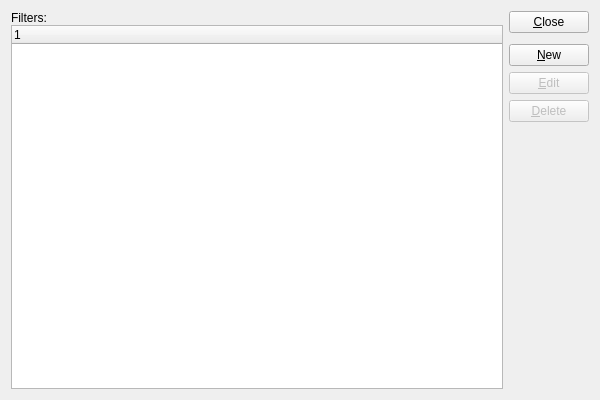
<?xml version="1.0" encoding="UTF-8"?>
<ui version="4.0">
 <comment>This file is part of the xTuple ERP: PostBooks Edition, a free and
open source Enterprise Resource Planning software suite,
Copyright (c) 1999-2018 by OpenMFG LLC, d/b/a xTuple.
It is licensed to you under the Common Public Attribution License
version 1.0, the full text of which (including xTuple-specific Exhibits)
is available at www.xtuple.com/CPAL.  By using this software, you agree
to be bound by its terms.</comment>
 <class>dynamicfilters</class>
 <widget class="QWidget" name="dynamicfilters">
  <property name="geometry">
   <rect>
    <x>0</x>
    <y>0</y>
    <width>600</width>
    <height>400</height>
   </rect>
  </property>
  <property name="windowTitle">
   <string>Dynamic Filters</string>
  </property>
  <layout class="QGridLayout" name="gridLayout">
   <item row="0" column="0">
    <layout class="QVBoxLayout">
     <property name="spacing">
      <number>0</number>
     </property>
     <item>
      <widget class="QLabel" name="_filtersLit">
       <property name="text">
        <string>Filters:</string>
       </property>
      </widget>
     </item>
     <item>
      <widget class="XTreeWidget" name="_filters">
       <property name="sizePolicy">
        <sizepolicy hsizetype="Expanding" vsizetype="Expanding">
         <horstretch>0</horstretch>
         <verstretch>0</verstretch>
        </sizepolicy>
       </property>
      </widget>
     </item>
    </layout>
   </item>
   <item row="0" column="1">
    <layout class="QVBoxLayout" name="verticalLayout">
     <item>
      <widget class="QPushButton" name="_close">
       <property name="text">
        <string>&amp;Close</string>
       </property>
      </widget>
     </item>
     <item>
      <spacer name="verticalSpacer">
       <property name="orientation">
        <enum>Qt::Vertical</enum>
       </property>
       <property name="sizeType">
        <enum>QSizePolicy::Preferred</enum>
       </property>
       <property name="sizeHint" stdset="0">
        <size>
         <width>20</width>
         <height>5</height>
        </size>
       </property>
      </spacer>
     </item>
     <item>
      <widget class="QPushButton" name="_new">
       <property name="text">
        <string>&amp;New</string>
       </property>
      </widget>
     </item>
     <item>
      <widget class="QPushButton" name="_edit">
       <property name="enabled">
        <bool>false</bool>
       </property>
       <property name="text">
        <string>&amp;Edit</string>
       </property>
      </widget>
     </item>
     <item>
      <widget class="QPushButton" name="_delete">
       <property name="enabled">
        <bool>false</bool>
       </property>
       <property name="text">
        <string>&amp;Delete</string>
       </property>
      </widget>
     </item>
     <item>
      <spacer name="Spacer270">
       <property name="orientation">
        <enum>Qt::Vertical</enum>
       </property>
       <property name="sizeType">
        <enum>QSizePolicy::Expanding</enum>
       </property>
       <property name="sizeHint" stdset="0">
        <size>
         <width>20</width>
         <height>20</height>
        </size>
       </property>
      </spacer>
     </item>
    </layout>
   </item>
  </layout>
 </widget>
 <layoutdefault spacing="6" margin="11"/>
 <customwidgets>
  <customwidget>
   <class>XTreeWidget</class>
   <extends>QTreeWidget</extends>
   <header>xtreewidget.h</header>
   <container>1</container>
  </customwidget>
 </customwidgets>
 <tabstops>
  <tabstop>_form</tabstop>
  <tabstop>_new</tabstop>
  <tabstop>_edit</tabstop>
  <tabstop>_delete</tabstop>
  <tabstop>_close</tabstop>
 </tabstops>
 <resources/>
 <connections>
  <connection>
   <sender>_form</sender>
   <signal>valid(bool)</signal>
   <receiver>_delete</receiver>
   <slot>setEnabled(bool)</slot>
   <hints>
    <hint type="sourcelabel">
     <x>20</x>
     <y>20</y>
    </hint>
    <hint type="destinationlabel">
     <x>20</x>
     <y>20</y>
    </hint>
   </hints>
  </connection>
  <connection>
   <sender>_form</sender>
   <signal>itemSelected(int)</signal>
   <receiver>_edit</receiver>
   <slot>animateClick()</slot>
   <hints>
    <hint type="sourcelabel">
     <x>20</x>
     <y>20</y>
    </hint>
    <hint type="destinationlabel">
     <x>20</x>
     <y>20</y>
    </hint>
   </hints>
  </connection>
  <connection>
   <sender>_form</sender>
   <signal>valid(bool)</signal>
   <receiver>_edit</receiver>
   <slot>setEnabled(bool)</slot>
   <hints>
    <hint type="sourcelabel">
     <x>20</x>
     <y>20</y>
    </hint>
    <hint type="destinationlabel">
     <x>20</x>
     <y>20</y>
    </hint>
   </hints>
  </connection>
  <connection>
   <sender>_close</sender>
   <signal>clicked()</signal>
   <receiver>forms</receiver>
   <slot>close()</slot>
   <hints>
    <hint type="sourcelabel">
     <x>20</x>
     <y>20</y>
    </hint>
    <hint type="destinationlabel">
     <x>20</x>
     <y>20</y>
    </hint>
   </hints>
  </connection>
 </connections>
</ui>
